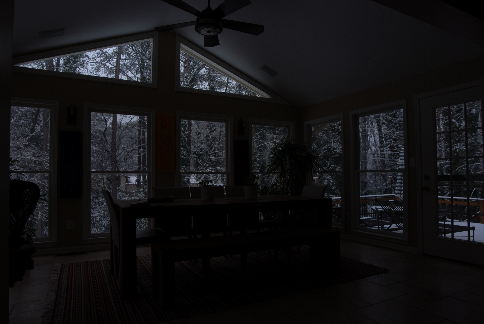
#> input picture room/room1.png, 484 x 324 px, found by its file name; its folder holds only this picture in this run
$ jupyter execute --allow-errors exposure_fusion_run.ipynb   (older library calls are emulated)
#> lines starting #> are read from the running program, lines starting #| are printed output that depends on the picture
[cell 1]
import os
import cv2
import numpy as np
import matplotlib.pyplot as plt

"""
Funções auxiliares -------------------------------------------------------------
"""

"""
Carregar imagens
"""
###############################################################################
def load_images(path, mode='color'):
    """
   Função: load_images
        Carrega imagens coloridas ou em escala de cinza e as empilha
     Entradas:
        path = localização das imagens (pasta)
        mode = tipo 'grayscale' ou 'colored'
    Saída:
        Stack de imagens
    """
#> called with mode = 'color'
#'-----------------------------------------------------------------------------#
    image_stack = []; i = 0
    for filename in os.listdir(path):
        print("Carregando... /" + filename + "...como image_stack["+str(i)+"]")
        if mode == 'color':
            image = cv2.imread(os.path.join(path, filename), cv2.IMREAD_COLOR)
#> image is the input picture: shape (324, 484, 3); mean B, G, R 20.4, 18.8, 19.2
        else: #mode == 'gray':
            image = cv2.imread(os.path.join(path, filename), cv2.IMREAD_GRAYSCALE)
        image_stack.append(image)
        i += 1
    print("\n")
    return image_stack
###############################################################################


"""
Verificar e alinhar as imagens por tamanho
"""
###############################################################################
def alignment(image_stack):
    """
   Função: alignmentent
        Ajusta o tamanho das imagens para que fiquem uniformes
     Entrada:
        image_stack = stack de imagens
    Saída:
        Stack de imagens, agora todas ajustadas no tamanho
    """
#'-----------------------------------------------------------------------------#
    sizes = []
    D = len(image_stack)
    for i in range(D):
        sizes.append(np.shape(image_stack[i]))
    sizes = np.array(sizes)
    for i in range(D):
        if np.shape(image_stack[i])[:2] !=  (min(sizes[:,0]),min(sizes[:,1])):
            image_stack[i] = cv2.resize(image_stack[i], (min(sizes[:,1]), min(sizes[:,0])))
    return image_stack
###############################################################################


"""
Funções para calcular as medidas de qualidade ----------------------------------
"""

"""
Medida de qualidade de Contraste
"""
###############################################################################
def contrast(image, ksize=1):
    """
   Função: contrast
        Calcula a primeira medida de qualidade, o contraste, através de filtro laplaciano
     Entradas:
        image = imagem
        ksize = 1 significa: [[0,1,0],[1,-4,1],[0,1,0]] kernel
    Saídas:
        Medida de contraste
    """
#'-----------------------------------------------------------------------------#
    image = cv2.cvtColor(image.astype('uint8'), cv2.COLOR_BGR2GRAY) # Escala de cinza
    laplacian = cv2.Laplacian(image.astype('float64'), cv2.CV_64F, ksize) # Filtro Laplaciano
    C = cv2.convertScaleAbs(laplacian) # Calcula valores absolutos e converte para 8 bits
    C = cv2.medianBlur(C.astype('float32') , 5) # Remove ruídos
    return C.astype('float64')
###############################################################################


"""
Medidade de qualidade de Saturação
"""
###############################################################################
def saturation(image):
    """
   Função: saturation
        Calcula a segunda medida de qualidade, a saturação
     Entrada:
        image = imagem
    Saída:
        Medida de saturação
    """
#'-----------------------------------------------------------------------------#
    S = np.std(image, 2)    # Calcula o desvio padrão entre os canais r, g e b
    return S.astype('float64')
###############################################################################


"""
Medida de qualidade Well-exposedness
"""
###############################################################################
def exposedness(image, sigma=0.2):
    """
   Função: exposedness
        Calcula a terceira medida de qualidade usando uma curva gaussiana
     Entradas:
        image = imagem
        sigma = parâmetro da curva gaussiana
    Saída:
        Medida de exposição
    """
#'-----------------------------------------------------------------------------#
    image = cv2.normalize(image, None, alpha=0.0, beta=1.0, norm_type=cv2.NORM_MINMAX, dtype=cv2.CV_64F) # Normaliza os valores
    gauss_curve = lambda i : np.exp(-((i-0.5)**2) / (2*sigma*sigma)) # Curva gaussiana, intensidades ponderadas
    R_gauss_curve = gauss_curve(image[:,:,2])                        # com base na proximidade de 0,5
    G_gauss_curve = gauss_curve(image[:,:,1])                        # A intensão é manter as intensidades que não
    B_gauss_curve = gauss_curve(image[:,:,0])                        # estão próximas dos extremos
    E = R_gauss_curve * G_gauss_curve * B_gauss_curve
    return E.astype('float64')
###############################################################################


"""
Funções para fusão ------------------------------------------------------------
"""

"""
Scalar Weight Map
"""
###############################################################################
def scalar_weight_map(image_stack, weights=[1,1,1]):
    """
   Função: scalar_weight_map
        Combina todas as medidas de qualidade definidas - contraste, saturação e well-exposedness
     Entradas:
        image_stack = stack de imagens
        weights = pesos de cada medida de qualidade: weights[wc, ws, we]
    Saída:
        scalar_weight_map para uma imagem
    """
#'-----------------------------------------------------------------------------#
    H = np.shape(image_stack[0])[0];
    W = np.shape(image_stack[0])[1];
    D = len(image_stack);
    Wijk = np.zeros((H,W,D), dtype='float64')
    wc = weights[0]
    ws = weights[1]
    we = weights[2]
    print("Calculando Weight Maps das medidas usando: C=%1.1d, S=%1.1d, E=%1.1d" %(wc,ws,we))


    epsilon = 0.000005
    for i in range(D):
        C  = contrast(image_stack[i])
        S  = saturation(image_stack[i])
        E  = exposedness(image_stack[i])
        Wijk[:,:,i] = (np.power(C,wc)*np.power(S,ws)*np.power(E,we)) + epsilon # Cálculo do mapa de pesos
    normalizer = np.sum(Wijk,2) # Soma dos elementos deste eixo

    for i in range(D):
        Wijk[:,:,i] = np.divide(Wijk[:,:,i], normalizer) # Normalizar o mapa de pesos
    print(" *Finalizado")
    print("\n")

    return Wijk.astype('float64')
###############################################################################


"""
Laplacian e Gaussian Pyramids
"""
###############################################################################
def multires_pyramid(image, weight_map, levels):
    """
   Função: multires_pyramid
        Calcula pirâmides da imagem (laplaciana) e dos pesos (gaussiana)
     Entradas:
        image_stack = stack de imagens
        image_stack[img_exposure1, img_exposure2, ... img_exposureN] em order
        weight_maps = scalar_weight_map das N imagens
        levels = altura da pirâmida a ser usada, incluindo a base
    Saídas:
        imgLpyr = lista contendo a pirâmide laplaciana de imagem
        wGpyr   = lista contendo a pirâmide gaussiana de peso
    """
#'-----------------------------------------------------------------------------#
    levels  = levels - 1
    imgGpyr = [image]
    wGpyr   = [weight_map]

    for i in range(levels):
        imgW = np.shape(imgGpyr[i])[1]
        imgH = np.shape(imgGpyr[i])[0]
        imgGpyr.append(cv2.pyrDown(imgGpyr[i].astype('float64')))

    for i in range(levels):
        imgW = np.shape(wGpyr[i])[1]
        imgH = np.shape(wGpyr[i])[0]
        wGpyr.append(cv2.pyrDown(wGpyr[i].astype('float64')))

    imgLpyr = [imgGpyr[levels]]
    wLpyr = [wGpyr[levels]]

    for i in range(levels, 0, -1):
        imgW = np.shape(imgGpyr[i-1])[1]
        imgH = np.shape(imgGpyr[i-1])[0]
        imgLpyr.append(imgGpyr[i-1] - cv2.resize(cv2.pyrUp(imgGpyr[i]),(imgW,imgH)))

    for i in range(levels, 0, -1):
        imgW =  np.shape(wGpyr[i-1])[1]
        imgH = np.shape(wGpyr[i-1])[0]
        wLpyr.append(wGpyr[i-1] - cv2.resize(cv2.pyrUp(wGpyr[i]),(imgW,imgH)))

    return imgLpyr[::-1], wGpyr
###############################################################################


"""
Fusão de medidas multirresolução
"""
###############################################################################
def measures_fusion_multires(image_stack, weight_maps, levels=6):
    """
   Função: measures_fusion_multires
        Executa um blending multiresolução
     Entradas:
        image_stack = stack de imagens
        image_stack[img_exposure1, img_exposure2, ... img_exposureN] em ordem
        levels = altura da pirâmida a ser usada
        weight_maps = scalar_weight_map das N imagens
    Saída:
        finalImage = imagem fundida
    """
#'-----------------------------------------------------------------------------#
    print("Executando Multiresolution Blending usando: "+str(levels)+" Pyramid levels")
    D = np.shape(image_stack)[0]

    imgPyramids = []
    wPyramids = []
    for i in range(D):
        imgLpyr, wGpyr = multires_pyramid(image_stack[i].astype('float64'), weight_maps[:,:,i], levels)
        imgPyramids.append(imgLpyr)
        wPyramids.append(wGpyr)

    blendedPyramids = []
    for i in range(D):
        blended_multires = []
        for j in range(levels):
            blended_multires.append(imgPyramids[i][j] * np.dstack([wPyramids[i][j], wPyramids[i][j], wPyramids[i][j]]))
        blendedPyramids.append(blended_multires)

    finalPyramid = []
    for i in range(levels):
        intermediate = []
        tmp = np.zeros_like(blendedPyramids[0][i])
        for j in range(D):
            tmp += np.array(blendedPyramids[j][i])
        intermediate.append(tmp)
        finalPyramid.append(intermediate)

    finalImage = []
    blended_final = np.array(finalPyramid[0][0])
    for i in range(levels-1):
        imgH = np.shape(image_stack[0])[0];
        imgW = np.shape(image_stack[0])[1];
        layerx = cv2.pyrUp(finalPyramid[i+1][0])
        blended_final += cv2.resize(layerx,(imgW,imgH))

    blended_final[blended_final < 0] = 0
    blended_final[blended_final > 255] = 255
    finalImage.append(blended_final)
    print(" *Finalizado")
    print("\n")

    return finalImage[0].astype('uint8')
###############################################################################


"""
Função para visualização das medidas de uma imagem qualquer --------------------
"""

"""
Visualizar medidas de qualidade da imagem
"""
###############################################################################
def visualize_measures(image):
    """
   Função: visualize_measures
        Mostra as medidas de qualidade da imagem
     Entradas:
        image = imagem
    Saídas:
        imagens de contraste, saturação e exposição
    """
#'-----------------------------------------------------------------------------#
    img_contrast    = contrast(image)
    img_saturation  = saturation(image)
    img_exposedness = exposedness(image)
    print("Mostrando medidas da imagem")

    plt.figure(1);plt.imshow(img_contrast.astype('float'),cmap='gray')
    plt.figure(2);plt.imshow(img_saturation,cmap='gray')
    plt.figure(3);plt.imshow(img_exposedness,cmap='gray')
    print(" *Finalizado")
    print("\n")
###############################################################################

[cell 2]
##############################################################################

"""
Carregar imagens e setar o diretório para salvar
"""
#------------------------------------------------------------------------------#
path = r"C:\Users\emanu\Desktop\Projects\exposure-fusion\room"

cwd = os.getcwd();
# Carregar as imagens
image_stack  = load_images(path)
#> image_stack = 1 item
# Alinhar as imagens
image_stack  = alignment(image_stack)
#> in alignment, `D = len(image_stack)`: D = 1
#> after the loop in alignment, `for i in range(D):`: image_stack = 1 item
resultsPath = cwd+"\\results"
if os.path.isdir(resultsPath) == True:
    os.chdir(resultsPath)
else:
    os.mkdir(resultsPath);
    os.chdir(resultsPath)


"""
Computar as medidas de qualidade e criar o weight map
"""
#------------------------------------------------------------------------------#
weight_map  = scalar_weight_map(image_stack, weights = [1,1,1])
#> in scalar_weight_map, `D = len(image_stack);`: D = 1
#> the loop in scalar_weight_map, `for i in range(D):` made 1 pass
#> pass 1, in contrast, `laplacian = cv2.Laplacian(image.astype('float64'), cv2.CV_64F, ksize)`:
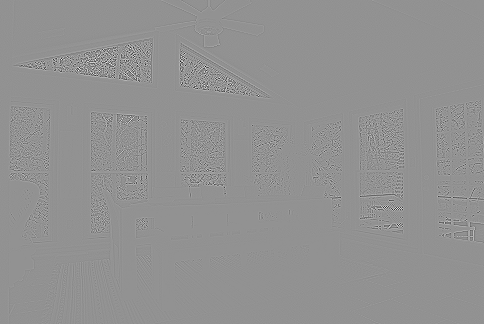
#> laplacian: shape (324, 484) float64; min -572, max 426, mean 0; drawn with min black and max white
#> pass 1, in contrast, `C = cv2.convertScaleAbs(laplacian)`:
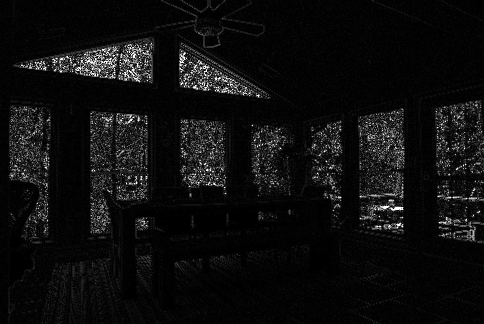
#> C: shape (324, 484); min 0, max 255, mean 14.2
#> pass 1, in contrast, `C = cv2.medianBlur(C.astype('float32') , 5)`:
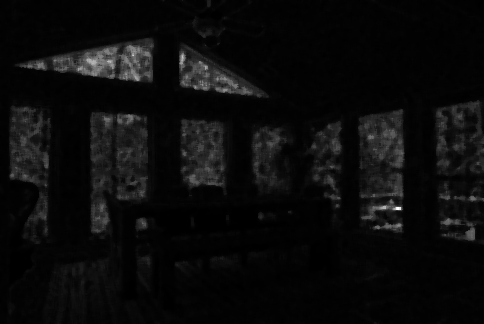
#> C: shape (324, 484) float32; min 0, max 255, mean 11.3
#> after the loop in scalar_weight_map, `for i in range(D):`:
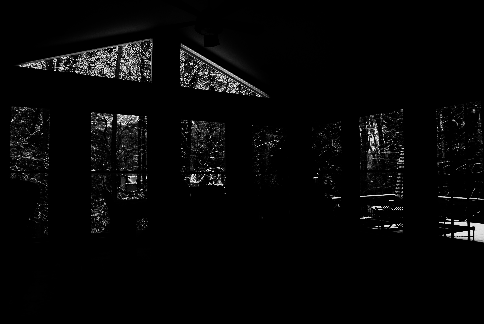
#> E: shape (324, 484) float64; min 8.48e-05, max 0.995, mean 0.0281
#> after the loop in scalar_weight_map, `for i in range(D):`:
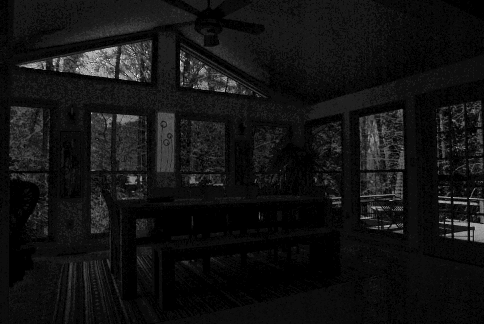
#> S: shape (324, 484) float64; min 0, max 22.9, mean 1.7; drawn with min black and max white
#> after the loop in scalar_weight_map, `for i in range(D):`:
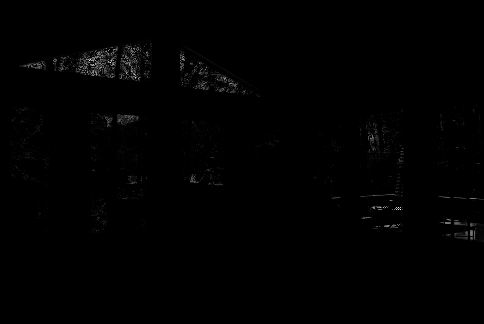
#> Wijk: shape (324, 484, 1) float64; min 5e-06, max 2456.5, mean 12.8; drawn with min black and max white
#> after the loop in scalar_weight_map, `for i in range(D):`: Wijk: shape (324, 484, 1) float64; every value is 1


"""
Fusão de exposição multiresolução
"""
#------------------------------------------------------------------------------#
final_imageD = measures_fusion_multires(image_stack, weight_map, levels=6)
#> after the loop in measures_fusion_multires, `for i in range(D):`: imgPyramids = 1 item
#> after the loop in measures_fusion_multires, `for i in range(levels):`: finalPyramid = 6 items
#> in measures_fusion_multires, `blended_final = np.array(finalPyramid[0][0])`:
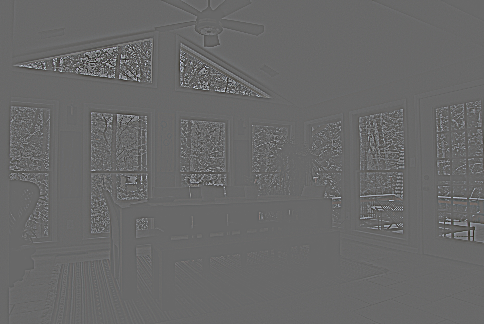
#> blended_final: shape (324, 484, 3) float64; mean of channels 0, 1, 2 0, 0, 0; drawn with min black and max white
#> the loop in measures_fusion_multires, `for i in range(levels-1):` made 5 passes
#> pass 1, in measures_fusion_multires, `layerx = cv2.pyrUp(finalPyramid[i+1][0])`:
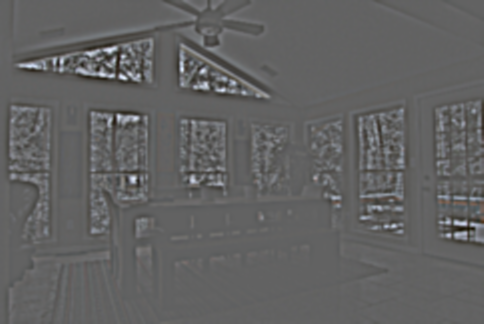
#> layerx: shape (324, 484, 3) float64; mean of channels 0, 1, 2 0, 0, 0; drawn with min black and max white
#> pass 2, in measures_fusion_multires, `blended_final += cv2.resize(layerx,(imgW,imgH))`:
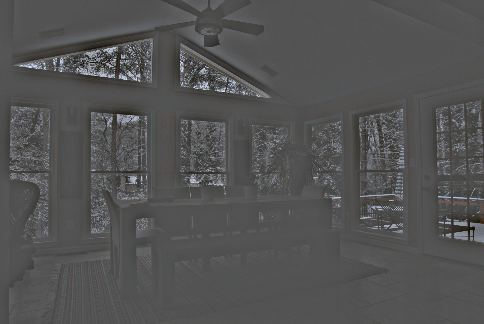
#> blended_final: shape (324, 484, 3) float64; mean of channels 0, 1, 2 0.1, 0.1, 0.1; drawn with min black and max white
#> after the loop in measures_fusion_multires, `for i in range(levels-1):`:
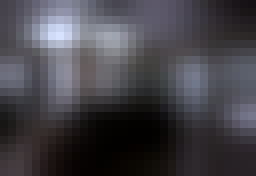
#> layerx: shape (22, 32, 3) float64 (shown 8 times larger); mean of channels 0, 1, 2 19.7, 18.2, 18.6; drawn with min black and max white
#> in measures_fusion_multires, `blended_final[blended_final < 0] = 0`: blended_final: shape (324, 484, 3) float64; mean of channels 0, 1, 2 20.7, 19.1, 19.5
cv2.imwrite('img_MultiresolutionFusion2.png', final_imageD.astype('uint8'))


"""
Visualizando as medidas de qualidade para uma imagem qualquer
"""
#------------------------------------------------------------------------------#
#> (the rest of this cell did not finish here and is left out)
